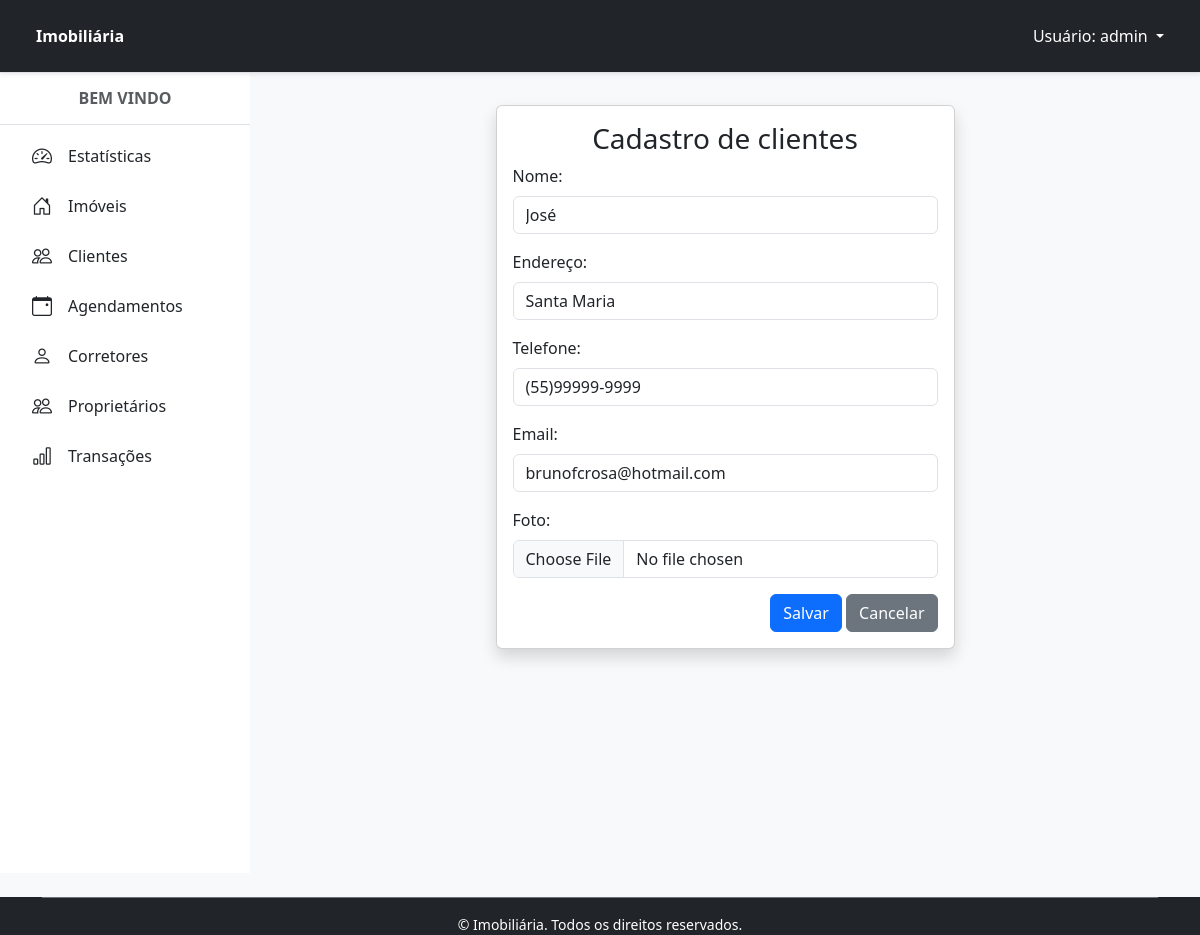
The page /cliente/17/editar/ (signed in) on the database its author committed.
### cliente/models.py (models this page shows, shortened)
class Cliente(Pessoa):
    codigoCliente = models.CharField('Código do Cliente', max_length=10, unique=True, help_text='Código único do cliente')
    class Meta:
        verbose_name = 'Cliente'
        verbose_name_plural = 'Clientes'

### cliente/views.py (the view)
# urls.py: path('cliente/<int:pk>/editar/', ClienteUpdateView.as_view(), name='cliente_editar'),
class ClienteUpdateView(PermissionRequiredMixin, SuccessMessageMixin, UpdateView):
    permission_required = 'cliente.change_cliente'
    permission_denied_message = 'Editar cliente'
    model = Cliente
    form_class = ClienteModelForm
    template_name = 'cliente_form.html'
    success_url = reverse_lazy('cliente')
    success_message = 'Cliente alterado com sucesso!'

### cliente/forms.py (shortened to what this page needs)
class ClienteModelForm(forms.ModelForm):
    class Meta:
        model = Cliente
        fields = ['nome', 'endereco', 'telefone', 'email', 'foto']
        error_messages = {
            'nome': {'required': 'O nome do cliente é um campo obrigatório'},
            'endereco': {'required': 'O endereço do cliente é um campo obrigatório'},
            'telefone': {'required': 'O número do telefone é um campo obrigatório'},
            'email': {'required': 'O e-mail do cliente é um campo obrigatório',
                'invalid': 'Formato inválido para o e-mail. Exemplo de formato válido: cliente@cliente.com',
            }
        }
    def __init__(self, *args, **kwargs):
        super().__init__(*args, **kwargs)
        self.fields['nome'].widget.attrs['placeholder'] = 'Fulano da imobiliária'
        self.fields['endereco'].widget.attrs['placeholder'] = 'Av. Roraima nº 1000 Cidade Universitária Bairro - Camobi, Santa Maria - RS, 97105-900'
        self.fields['telefone'].widget.attrs['placeholder'] = '(55) 99999-9999'
        self.fields['email'].widget.attrs['placeholder'] = 'cliente@imobiliária.com'

### cliente/templates/cliente_form.html (shortened to what this page needs)
{% extends 'principal.html' %}
{% load django_bootstrap5 %}
{% block content %}
    <div class="card shadow m-3 col-md-6 mx-auto">
        <div class="card-body">
            <div class="row">
                <h3 class="text-center">Cadastro de clientes</h3>
                <form method="POST" enctype="multipart/form-data">
                    {% bootstrap_form form %}
                    <div class="text-end">
                        {% bootstrap_button button_type="submit" content="Salvar" %}
                        <a href="{% url 'cliente' %}" class="btn btn-secondary text-white" type="button">
                            <span class="text">Cancelar</span>
                        </a>
                    </div>
                </form>
            </div>
        </div>
    </div>
{% endblock %}

### home/templates/navbar.html (shortened to what this page needs)
<header class="bg-dark border-bottom py-3 px-4 sticky-top shadow-sm">
  <div class="container-fluid">
    <div class="d-flex justify-content-between align-items-center">
      {% if request.user.is_authenticated %}
        <div class="d-flex align-items-center gap-2">
          <span class="fw-bold text-white">Imobiliária</span>
        </div>
        <ul class="navbar-nav">
          <li class="nav-item dropdown">
            <a class="nav-link dropdown-toggle text-white" href="#" id="navbarLogin" role="button" data-bs-toggle="dropdown" aria-expanded="false">
              Usuário: {{ request.user.username }}
            </a>
          </li>
        </ul>
      {% endif %}
    </div>
  </div>
</header>

### rows shown on the page
Cliente: nome "José", endereco "Santa Maria", telefone "(55)99999-9999", email "brunofcrosa@hotmail.com"

### other values the page prints
{{ request.user.username }} "admin"
